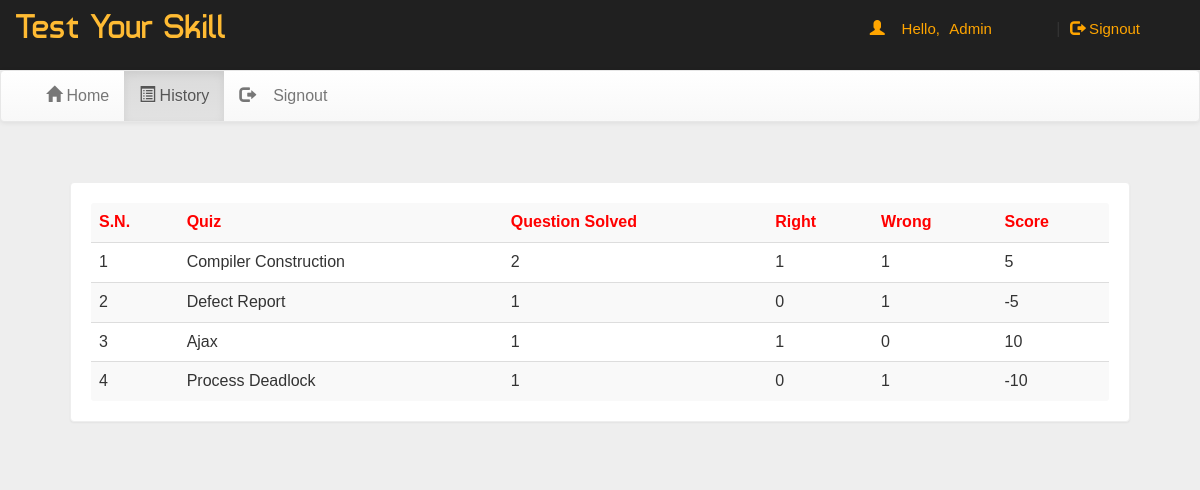
Page /account.php?q=2 (signed in) on the committed database.
### tables this page shows
CREATE TABLE `history` (
  `email` varchar(50) NOT NULL,
  `eid` text NOT NULL,
  `score` int(11) NOT NULL,
  `level` int(11) NOT NULL,
  `sahi` int(11) NOT NULL,
  `wrong` int(11) NOT NULL,
  `date` timestamp NOT NULL DEFAULT current_timestamp() ON UPDATE current_timestamp()
);

CREATE TABLE `quiz` (
  `eid` text NOT NULL,
  `title` varchar(100) NOT NULL,
  `sahi` int(11) NOT NULL,
  `wrong` int(11) NOT NULL,
  `total` int(11) NOT NULL,
  `time` bigint(20) NOT NULL,
  `intro` text NOT NULL,
  `tag` varchar(100) NOT NULL,
  `date` timestamp NOT NULL DEFAULT current_timestamp() ON UPDATE current_timestamp()
);

### account.php (the view, shortened to what this page needs)
<!DOCTYPE html PUBLIC "-//W3C//DTD XHTML 1.0 Transitional//EN" "http://www.w3.org/TR/xhtml1/DTD/xhtml1-transitional.dtd">
<html xmlns="http://www.w3.org/1999/xhtml">
<head>
<link  rel="stylesheet" href="css/bootstrap.min.css"/>
 <link  rel="stylesheet" href="css/bootstrap-theme.min.css"/>
 <link rel="stylesheet" href="css/main.css">
 <link  rel="stylesheet" href="css/font.css">
</head>
<body>
<div class="header">
<div class="row">
<div class="col-lg-6">
<span class="logo">Test Your Skill</span></div>
<div class="col-md-4 col-md-offset-2">
 <?php
 include_once 'dbConnection.php';
  if(!(isset($_SESSION['email']))){
header("location:index.php");
}
else
{
$name = $_SESSION['name'];
$email=$_SESSION['email'];
echo '<span class="pull-right top title1" ><span class="log1"><span class="glyphicon glyphicon-user" aria-hidden="true"></span>&nbsp;&nbsp;&nbsp;&nbsp;Hello,</span> <a href="account.php?q=1" class="log log1">'.$name.'</a>&nbsp;|&nbsp;<a href="logout.php?q=account.php" class="log"><span class="glyphicon glyphicon-log-out" aria-hidden="true"></span>&nbsp;Signout</button></a></span>';
}?>
</div>
</div></div>
<div class="bg">
<nav class="navbar navbar-default title1">
  <div class="container-fluid">
    <div class="collapse navbar-collapse" id="bs-example-navbar-collapse-1">
      <ul class="nav navbar-nav">
        <li <?php if(@$_GET['q']==1) echo'class="active"'; ?> ><a href="account.php?q=1"><span class="glyphicon glyphicon-home" aria-hidden="true"></span>&nbsp;Home<span class="sr-only">(current)</span></a></li>
        <li <?php if(@$_GET['q']==2) echo'class="active"'; ?>><a href="account.php?q=2"><span class="glyphicon glyphicon-list-alt" aria-hidden="true"></span>&nbsp;History</a></li>
		<li class="pull-right"> <a href="logout.php?q=account.php"><span class="glyphicon glyphicon-log-out" aria-hidden="true"></span>&nbsp;&nbsp;&nbsp;&nbsp;Signout</a></li>
		</ul>
      </div>
  </div>
</nav>
<div class="container">
<div class="row">
<div class="col-md-12">
<?php
if(@$_GET['q']== 2)
{
$q=mysqli_query($con,"SELECT * FROM history WHERE email='$email' ORDER BY date DESC " )or die('Error197');
echo  '<div class="panel title">
<table class="table table-striped title1" >
<tr style="color:red"><td><b>S.N.</b></td><td><b>Quiz</b></td><td><b>Question Solved</b></td><td><b>Right</b></td><td><b>Wrong<b></td><td><b>Score</b></td>';
$c=0;
while($row=mysqli_fetch_array($q) )
{
$eid=$row['eid'];
$s=$row['score'];
$w=$row['wrong'];
$r=$row['sahi'];
$qa=$row['level'];
$q23=mysqli_query($con,"SELECT title FROM quiz WHERE  eid='$eid' " )or die('Error208');
while($row=mysqli_fetch_array($q23) )
{
$title=$row['title'];
}
$c++;
echo '<tr><td>'.$c.'</td><td>'.$title.'</td><td>'.$qa.'</td><td>'.$r.'</td><td>'.$w.'</td><td>'.$s.'</td></tr>';
}
echo'</table></div>';
}
?>
</div></div></div></div>
</body>
</html>

### css/main.css (style rules this page uses)
body { overflow-x:hidden; width:100%; font: 15px "Century Gothic", "Times Roman", sans-serif; background:#eee; min-height:550px; background-attachment:fixed; }
.bg { min-height:540px; }
.panel { border-color:#eee; margin:40px; padding:20px; font: 15px "Century Gothic", "Times Roman", sans-serif; }
.title { font-family:'typo'; }
.header { background:#202020; height:70px; }
.logo { font-family:'typo'; font-size:35px; color:#ffbb33; margin:15px; }
.title1 { font: 16px "Century Gothic", "Times Roman", sans-serif; }
.top { margin-top:20px; }
.log1 { font: 15px 'Ubuntu', sans-serif; color:orange; margin-left:10px; }
.log { margin:10px; margin-right:60px; margin-left:5px; color:orange; text-decoration:none; font-size:20px; font-size:15px; }

### rows in the picture
history: quiz.title "Compiler Construction", level "2", sahi "1", wrong "1", score "5"
history: quiz.title "Defect Report", level "1", sahi "0", wrong "1", score "-5"
history: quiz.title "Ajax", level "1", sahi "1", wrong "0", score "10"
history: quiz.title "Process Deadlock", level "1", sahi "0", wrong "1", score "-10"

### other values in the picture
$name "Admin"
